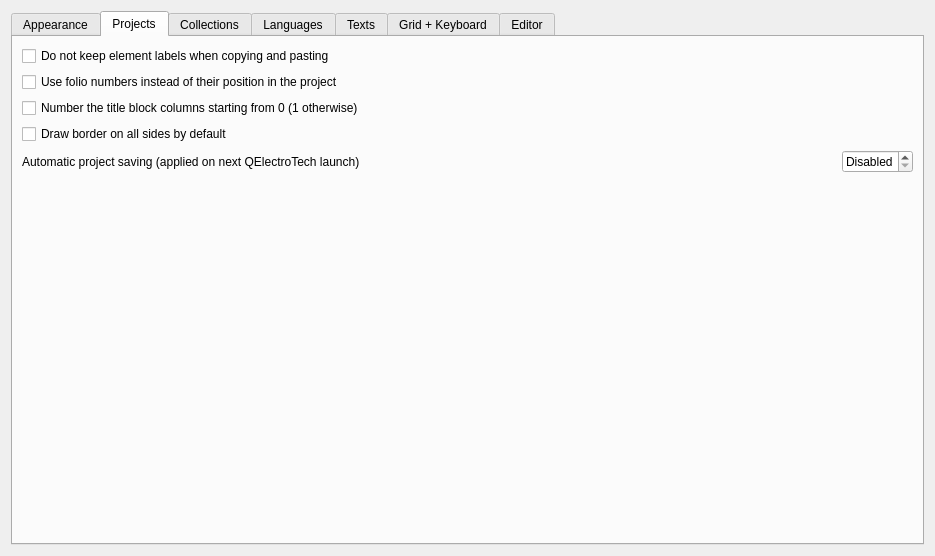
<?xml version="1.0" encoding="UTF-8"?>
<ui version="4.0">
 <class>GeneralConfigurationPage</class>
 <widget class="QWidget" name="GeneralConfigurationPage">
  <property name="geometry">
   <rect>
    <x>0</x>
    <y>0</y>
    <width>935</width>
    <height>556</height>
   </rect>
  </property>
  <property name="windowTitle">
   <string>Form</string>
  </property>
  <layout class="QVBoxLayout" name="verticalLayout_6">
   <item>
    <widget class="QTabWidget" name="tabWidget">
     <property name="currentIndex">
      <number>1</number>
     </property>
     <widget class="QWidget" name="tab_3">
      <attribute name="title">
       <string>Appearance</string>
      </attribute>
      <layout class="QVBoxLayout" name="verticalLayout">
       <item>
        <widget class="QCheckBox" name="m_use_system_color_cb">
         <property name="text">
          <string>Use system colors</string>
         </property>
        </widget>
       </item>
       <item>
        <widget class="Line" name="line">
         <property name="orientation">
          <enum>Qt::Horizontal</enum>
         </property>
        </widget>
       </item>
       <item>
        <widget class="QCheckBox" name="m_use_gesture_trackpad">
         <property name="text">
          <string>Use touchpad gestures</string>
         </property>
        </widget>
       </item>
       <item>
        <widget class="QCheckBox" name="m_zoom_out_beyond_folio">
         <property name="text">
          <string>Allow zooming out beyond the folio</string>
         </property>
        </widget>
       </item>
       <item>
        <widget class="Line" name="line_2">
         <property name="orientation">
          <enum>Qt::Horizontal</enum>
         </property>
        </widget>
       </item>
       <item>
        <widget class="QRadioButton" name="m_use_windows_mode_rb">
         <property name="text">
          <string>Use windows (applied to the next launch of QElectroTech)</string>
         </property>
        </widget>
       </item>
       <item>
        <widget class="QRadioButton" name="m_use_tab_mode_rb">
         <property name="text">
          <string>Use tabs (applied to the next QElectroTech launch)</string>
         </property>
        </widget>
       </item>
       <item>
        <widget class="Line" name="line_4">
         <property name="orientation">
          <enum>Qt::Horizontal</enum>
         </property>
        </widget>
       </item>
       <item>
        <widget class="QWidget" name="m_hdpi_round_policy_widget" native="true">
         <layout class="QHBoxLayout" name="horizontalLayout">
          <property name="leftMargin">
           <number>0</number>
          </property>
          <property name="topMargin">
           <number>0</number>
          </property>
          <property name="rightMargin">
           <number>0</number>
          </property>
          <property name="bottomMargin">
           <number>0</number>
          </property>
          <item>
           <widget class="QLabel" name="label_2">
            <property name="text">
             <string>High pixel density (hdpi) displays scaling method (applied to the next launch of QElectroTech) :</string>
            </property>
           </widget>
          </item>
          <item>
           <widget class="QComboBox" name="m_hdpi_round_policy_cb"/>
          </item>
         </layout>
        </widget>
       </item>
       <item>
        <spacer name="verticalSpacer">
         <property name="orientation">
          <enum>Qt::Vertical</enum>
         </property>
         <property name="sizeHint" stdset="0">
          <size>
           <width>20</width>
           <height>40</height>
          </size>
         </property>
        </spacer>
       </item>
      </layout>
     </widget>
     <widget class="QWidget" name="tab_4">
      <attribute name="title">
       <string>Projects</string>
      </attribute>
      <layout class="QGridLayout" name="gridLayout_2">
       <item row="1" column="0">
        <widget class="QCheckBox" name="m_use_folio_label">
         <property name="text">
          <string>Use folio numbers instead of their position in the project</string>
         </property>
        </widget>
       </item>
       <item row="4" column="0">
        <widget class="QLabel" name="label">
         <property name="text">
          <string>Automatic project saving (applied on next QElectroTech launch)</string>
         </property>
        </widget>
       </item>
       <item row="4" column="2">
        <widget class="QSpinBox" name="m_autosave_sb">
         <property name="frame">
          <bool>true</bool>
         </property>
         <property name="specialValueText">
          <string>Disabled</string>
         </property>
         <property name="accelerated">
          <bool>true</bool>
         </property>
         <property name="suffix">
          <string comment="minute"> min</string>
         </property>
         <property name="maximum">
          <number>200</number>
         </property>
         <property name="singleStep">
          <number>10</number>
         </property>
        </widget>
       </item>
       <item row="0" column="0">
        <widget class="QCheckBox" name="m_save_label_paste">
         <property name="text">
          <string>Do not keep element labels when copying and pasting</string>
         </property>
        </widget>
       </item>
       <item row="2" column="0">
        <widget class="QCheckBox" name="m_border_0">
         <property name="text">
          <string extracomment="Choice of starting increment 1 or 0">Number the title block columns starting from 0 (1 otherwise)</string>
         </property>
        </widget>
       </item>
       <item row="3" column="0">
        <widget class="QCheckBox" name="m_border_all_sides">
         <property name="text">
          <string>Draw border on all sides by default</string>
         </property>
         <property name="toolTip">
          <string>When enabled, the border will be drawn on all four sides by default for new diagrams.</string>
         </property>
        </widget>
       </item>
       <item row="4" column="1">
        <spacer name="horizontalSpacer">
         <property name="orientation">
          <enum>Qt::Horizontal</enum>
         </property>
         <property name="sizeHint" stdset="0">
          <size>
           <width>40</width>
           <height>20</height>
          </size>
         </property>
        </spacer>
       </item>
       <item row="5" column="0">
        <spacer name="verticalSpacer_2">
         <property name="orientation">
          <enum>Qt::Vertical</enum>
         </property>
         <property name="sizeHint" stdset="0">
          <size>
           <width>20</width>
           <height>40</height>
          </size>
         </property>
        </spacer>
       </item>
      </layout>
     </widget>
     <widget class="QWidget" name="tab_5">
      <attribute name="title">
       <string>Collections</string>
      </attribute>
      <layout class="QVBoxLayout" name="verticalLayout_2">
       <item>
        <widget class="QGroupBox" name="groupBox_5">
         <property name="title">
          <string>Access to the collections</string>
         </property>
         <property name="alignment">
          <set>Qt::AlignLeading|Qt::AlignLeft|Qt::AlignTop</set>
         </property>
         <property name="flat">
          <bool>false</bool>
         </property>
         <layout class="QGridLayout" name="gridLayout">
          <item row="1" column="0">
           <widget class="QLabel" name="label_7">
            <property name="text">
             <string>Common collection directory</string>
            </property>
           </widget>
          </item>
          <item row="1" column="1">
           <widget class="QComboBox" name="m_common_elmt_path_cb">
            <item>
             <property name="text">
              <string>By default</string>
             </property>
            </item>
            <item>
             <property name="text">
              <string>Browse...</string>
             </property>
            </item>
           </widget>
          </item>
          <item row="2" column="0">
           <widget class="QLabel" name="label_16">
            <property name="text">
             <string>Company collection directory</string>
            </property>
           </widget>
          </item>
          <item row="2" column="1">
           <widget class="QComboBox" name="m_company_elmt_path_cb">
            <item>
             <property name="text">
              <string>By default</string>
             </property>
            </item>
            <item>
             <property name="text">
              <string>Browse...</string>
             </property>
            </item>
           </widget>
          </item>
          <item row="3" column="0">
           <widget class="QLabel" name="label_17">
            <property name="text">
             <string>Company title block directory</string>
            </property>
           </widget>
          </item>
          <item row="3" column="1">
           <widget class="QComboBox" name="m_company_tbt_path_cb">
            <item>
             <property name="text">
              <string>By default</string>
             </property>
            </item>
            <item>
             <property name="text">
              <string>Browse...</string>
             </property>
            </item>
           </widget>
          </item>
          <item row="4" column="0">
           <widget class="QLabel" name="label_8">
            <property name="text">
             <string>User collection directory</string>
            </property>
           </widget>
          </item>
          <item row="4" column="1">
           <widget class="QComboBox" name="m_custom_elmt_path_cb">
            <item>
             <property name="text">
              <string>By default</string>
             </property>
            </item>
            <item>
             <property name="text">
              <string>Browse...</string>
             </property>
            </item>
           </widget>
          </item>
          <item row="5" column="0">
           <widget class="QLabel" name="label_10">
            <property name="text">
             <string>User title blocks directory</string>
            </property>
           </widget>
          </item>
          <item row="5" column="1">
           <widget class="QComboBox" name="m_custom_tbt_path_cb">
            <item>
             <property name="text">
              <string>By default</string>
             </property>
            </item>
            <item>
             <property name="text">
              <string>Browse...</string>
             </property>
            </item>
           </widget>
          </item>
          <item row="6" column="1">
           <widget class="QLabel" name="label_9">
            <property name="text">
             <string>(Reload element collections to apply changes)</string>
            </property>
           </widget>
          </item>
         </layout>
        </widget>
       </item>
       <item>
        <widget class="QGroupBox" name="groupBox_3">
         <property name="title">
          <string>Element management</string>
         </property>
         <property name="alignment">
          <set>Qt::AlignLeading|Qt::AlignLeft|Qt::AlignTop</set>
         </property>
         <layout class="QVBoxLayout" name="verticalLayout_4">
          <item>
           <widget class="QCheckBox" name="m_highlight_integrated_elements">
            <property name="text">
             <string>Highlight newly integrated elements in the panel</string>
            </property>
           </widget>
          </item>
          <item>
           <widget class="QLabel" name="label_4">
            <property name="text">
             <string>Each element includes information about its authors, its license, or any other information you deem useful in a free field.
Here you can specify the default value of this field for the elements you will create :</string>
            </property>
            <property name="scaledContents">
             <bool>false</bool>
            </property>
            <property name="wordWrap">
             <bool>true</bool>
            </property>
           </widget>
          </item>
          <item>
           <widget class="QTextEdit" name="m_default_elements_info">
            <property name="minimumSize">
             <size>
              <width>0</width>
              <height>50</height>
             </size>
            </property>
           </widget>
          </item>
         </layout>
        </widget>
       </item>
      </layout>
     </widget>
     <widget class="QWidget" name="tab_6">
      <attribute name="title">
       <string>Languages</string>
      </attribute>
      <layout class="QGridLayout" name="gridLayout_3">
       <item row="0" column="0">
        <widget class="QComboBox" name="m_lang_cb"/>
       </item>
       <item row="0" column="1">
        <widget class="QLabel" name="label_6">
         <property name="text">
          <string>Applied to the next launch of QElectroTech</string>
         </property>
        </widget>
       </item>
       <item row="1" column="0">
        <spacer name="verticalSpacer_3">
         <property name="orientation">
          <enum>Qt::Vertical</enum>
         </property>
         <property name="sizeHint" stdset="0">
          <size>
           <width>20</width>
           <height>421</height>
          </size>
         </property>
        </spacer>
       </item>
       <item row="0" column="2">
        <spacer name="horizontalSpacer_2">
         <property name="orientation">
          <enum>Qt::Horizontal</enum>
         </property>
         <property name="sizeHint" stdset="0">
          <size>
           <width>40</width>
           <height>20</height>
          </size>
         </property>
        </spacer>
       </item>
      </layout>
     </widget>
     <widget class="QWidget" name="tab">
      <attribute name="title">
       <string>Texts</string>
      </attribute>
      <layout class="QVBoxLayout" name="verticalLayout_3">
       <item>
        <widget class="QLabel" name="label_15">
         <property name="text">
          <string>Here you can define the default appearance of the different texts of QElectroTech</string>
         </property>
        </widget>
       </item>
       <item>
        <widget class="Line" name="line_3">
         <property name="orientation">
          <enum>Qt::Horizontal</enum>
         </property>
        </widget>
       </item>
       <item>
        <widget class="QGroupBox" name="groupBox_6">
         <property name="title">
          <string>Element texts</string>
         </property>
         <layout class="QGridLayout" name="gridLayout_4">
          <item row="2" column="2">
           <widget class="QSpinBox" name="m_dyn_text_width_sb">
            <property name="minimum">
             <number>-1</number>
            </property>
           </widget>
          </item>
          <item row="0" column="0">
           <widget class="QLabel" name="label_12">
            <property name="text">
             <string>Font :</string>
            </property>
           </widget>
          </item>
          <item row="1" column="2">
           <widget class="QSpinBox" name="m_dyn_text_rotation_sb">
            <property name="wrapping">
             <bool>true</bool>
            </property>
            <property name="suffix">
             <string>°</string>
            </property>
            <property name="maximum">
             <number>360</number>
            </property>
           </widget>
          </item>
          <item row="2" column="0">
           <widget class="QLabel" name="label_5">
            <property name="text">
             <string>Length :</string>
            </property>
           </widget>
          </item>
          <item row="0" column="2">
           <widget class="QPushButton" name="m_dyn_text_font_pb"/>
          </item>
          <item row="1" column="0">
           <widget class="QLabel" name="label_11">
            <property name="text">
             <string>Rotation :</string>
            </property>
           </widget>
          </item>
          <item row="0" column="1">
           <spacer name="horizontalSpacer_3">
            <property name="orientation">
             <enum>Qt::Horizontal</enum>
            </property>
            <property name="sizeHint" stdset="0">
             <size>
              <width>40</width>
              <height>20</height>
             </size>
            </property>
           </spacer>
          </item>
         </layout>
        </widget>
       </item>
       <item>
        <widget class="QGroupBox" name="groupBox_7">
         <property name="title">
          <string>Independent texts</string>
         </property>
         <layout class="QGridLayout" name="gridLayout_7">
          <item row="1" column="0">
           <widget class="QLabel" name="label_14">
            <property name="text">
             <string>Rotation :</string>
            </property>
           </widget>
          </item>
          <item row="0" column="0">
           <widget class="QLabel" name="label_13">
            <property name="text">
             <string>Font :</string>
            </property>
           </widget>
          </item>
          <item row="1" column="2">
           <widget class="QSpinBox" name="m_indi_text_rotation_sb">
            <property name="suffix">
             <string>°</string>
            </property>
            <property name="maximum">
             <number>360</number>
            </property>
           </widget>
          </item>
          <item row="0" column="2">
           <widget class="QPushButton" name="m_indi_text_font_pb">
            <property name="text">
             <string/>
            </property>
           </widget>
          </item>
          <item row="0" column="1">
           <spacer name="horizontalSpacer_7">
            <property name="orientation">
             <enum>Qt::Horizontal</enum>
            </property>
            <property name="sizeHint" stdset="0">
             <size>
              <width>40</width>
              <height>20</height>
             </size>
            </property>
           </spacer>
          </item>
         </layout>
        </widget>
       </item>
       <item>
        <widget class="QGroupBox" name="groupBox_9">
         <property name="title">
          <string>Other texts</string>
         </property>
         <layout class="QHBoxLayout" name="horizontalLayout_2">
          <item>
           <widget class="QLabel" name="label_3">
            <property name="text">
             <string>Font :</string>
            </property>
           </widget>
          </item>
          <item>
           <spacer name="horizontalSpacer_9">
            <property name="orientation">
             <enum>Qt::Horizontal</enum>
            </property>
            <property name="sizeHint" stdset="0">
             <size>
              <width>40</width>
              <height>20</height>
             </size>
            </property>
           </spacer>
          </item>
          <item>
           <widget class="QPushButton" name="m_font_pb">
            <property name="text">
             <string/>
            </property>
           </widget>
          </item>
         </layout>
        </widget>
       </item>
       <item>
        <spacer name="verticalSpacer_4">
         <property name="orientation">
          <enum>Qt::Vertical</enum>
         </property>
         <property name="sizeHint" stdset="0">
          <size>
           <width>20</width>
           <height>40</height>
          </size>
         </property>
        </spacer>
       </item>
      </layout>
     </widget>
     <widget class="QWidget" name="GrilleClavier">
      <attribute name="title">
       <string>Grid + Keyboard</string>
      </attribute>
      <layout class="QVBoxLayout" name="verticalLayout_5">
       <item>
        <widget class="QGroupBox" name="groupBox">
         <property name="title">
          <string>Grid : 1 - 30</string>
         </property>
         <property name="flat">
          <bool>false</bool>
         </property>
         <property name="checkable">
          <bool>false</bool>
         </property>
         <layout class="QGridLayout" name="gridLayout_6">
          <item row="0" column="2">
           <widget class="QSpinBox" name="DiagramEditor_xGrid_sb">
            <property name="minimumSize">
             <size>
              <width>80</width>
              <height>0</height>
             </size>
            </property>
            <property name="minimum">
             <number>1</number>
            </property>
            <property name="maximum">
             <number>30</number>
            </property>
            <property name="singleStep">
             <number>1</number>
            </property>
            <property name="value">
             <number>10</number>
            </property>
           </widget>
          </item>
          <item row="1" column="0">
           <widget class="QLabel" name="Label_Diagram_yGrid">
            <property name="text">
             <string>DiagramEditor yGrid</string>
            </property>
           </widget>
          </item>
          <item row="2" column="0">
           <widget class="QLabel" name="Label_Grid_Tip">
            <property name="text">
             <string>The grid must be active to see the changes.</string>
            </property>
           </widget>
          </item>
          <item row="1" column="2">
           <widget class="QSpinBox" name="DiagramEditor_yGrid_sb">
            <property name="minimumSize">
             <size>
              <width>80</width>
              <height>0</height>
             </size>
            </property>
            <property name="minimum">
             <number>1</number>
            </property>
            <property name="maximum">
             <number>30</number>
            </property>
            <property name="value">
             <number>10</number>
            </property>
           </widget>
          </item>
          <item row="0" column="0">
           <widget class="QLabel" name="Label_Diagram_xGrid">
            <property name="text">
             <string>DiagramEditor xGrid</string>
            </property>
           </widget>
          </item>
          <item row="0" column="1">
           <spacer name="horizontalSpacer_6">
            <property name="orientation">
             <enum>Qt::Horizontal</enum>
            </property>
            <property name="sizeHint" stdset="0">
             <size>
              <width>40</width>
              <height>20</height>
             </size>
            </property>
           </spacer>
          </item>
         </layout>
        </widget>
       </item>
       <item>
        <widget class="QGroupBox" name="groupBox_2">
         <property name="title">
          <string>Move using keyboard : 1 - 30</string>
         </property>
         <layout class="QGridLayout" name="gridLayout_10">
          <item row="0" column="2">
           <widget class="QSpinBox" name="DiagramEditor_xKeyGrid_sb">
            <property name="minimumSize">
             <size>
              <width>80</width>
              <height>0</height>
             </size>
            </property>
            <property name="minimum">
             <number>1</number>
            </property>
            <property name="maximum">
             <number>30</number>
            </property>
            <property name="singleStep">
             <number>1</number>
            </property>
            <property name="value">
             <number>10</number>
            </property>
           </widget>
          </item>
          <item row="1" column="2">
           <widget class="QSpinBox" name="DiagramEditor_yKeyGrid_sb">
            <property name="minimumSize">
             <size>
              <width>80</width>
              <height>0</height>
             </size>
            </property>
            <property name="minimum">
             <number>1</number>
            </property>
            <property name="maximum">
             <number>30</number>
            </property>
            <property name="singleStep">
             <number>1</number>
            </property>
            <property name="value">
             <number>10</number>
            </property>
           </widget>
          </item>
          <item row="0" column="0">
           <widget class="QLabel" name="Label_Diagram_Key_xGrid">
            <property name="text">
             <string>Diagram editor (key: left / right) xGrid</string>
            </property>
           </widget>
          </item>
          <item row="1" column="0">
           <widget class="QLabel" name="Label_Diagram_Key_yGrid">
            <property name="text">
             <string>Diagram editor (key: up / down) yGrid</string>
            </property>
           </widget>
          </item>
          <item row="0" column="1">
           <spacer name="horizontalSpacer_5">
            <property name="orientation">
             <enum>Qt::Horizontal</enum>
            </property>
            <property name="sizeHint" stdset="0">
             <size>
              <width>40</width>
              <height>20</height>
             </size>
            </property>
           </spacer>
          </item>
         </layout>
        </widget>
       </item>
       <item>
        <widget class="QGroupBox" name="groupBox_4">
         <property name="title">
          <string>Keyboard movement with the ALT key : 1 - 9</string>
         </property>
         <layout class="QGridLayout" name="gridLayout_11">
          <item row="0" column="1">
           <widget class="QLabel" name="Label_Diagram_Key_xGrid_ALT">
            <property name="text">
             <string>Diagram editor (key: left / right) xGrid</string>
            </property>
           </widget>
          </item>
          <item row="1" column="3">
           <widget class="QSpinBox" name="DiagramEditor_yKeyGridFine_sb">
            <property name="minimumSize">
             <size>
              <width>80</width>
              <height>0</height>
             </size>
            </property>
            <property name="minimum">
             <number>1</number>
            </property>
            <property name="maximum">
             <number>9</number>
            </property>
            <property name="singleStep">
             <number>1</number>
            </property>
            <property name="value">
             <number>1</number>
            </property>
           </widget>
          </item>
          <item row="1" column="1">
           <widget class="QLabel" name="Label_Diagram_Key_yGrid_ALT">
            <property name="text">
             <string>Diagram editor (key: up / down) yGrid</string>
            </property>
           </widget>
          </item>
          <item row="0" column="3">
           <widget class="QSpinBox" name="DiagramEditor_xKeyGridFine_sb">
            <property name="minimumSize">
             <size>
              <width>80</width>
              <height>0</height>
             </size>
            </property>
            <property name="minimum">
             <number>1</number>
            </property>
            <property name="maximum">
             <number>9</number>
            </property>
            <property name="singleStep">
             <number>1</number>
            </property>
            <property name="value">
             <number>1</number>
            </property>
           </widget>
          </item>
          <item row="0" column="2">
           <spacer name="horizontalSpacer_4">
            <property name="orientation">
             <enum>Qt::Horizontal</enum>
            </property>
            <property name="sizeHint" stdset="0">
             <size>
              <width>40</width>
              <height>20</height>
             </size>
            </property>
           </spacer>
          </item>
         </layout>
        </widget>
       </item>
       <item>
        <widget class="QGroupBox" name="groupBox_8">
         <property name="title">
          <string>Grid Display</string>
         </property>
         <layout class="QGridLayout" name="gridLayout_5">
          <item row="0" column="1">
           <spacer name="horizontalSpacer_10">
            <property name="orientation">
             <enum>Qt::Horizontal</enum>
            </property>
            <property name="sizeHint" stdset="0">
             <size>
              <width>555</width>
              <height>20</height>
             </size>
            </property>
           </spacer>
          </item>
          <item row="0" column="4">
           <widget class="QLabel" name="label_18">
            <property name="text">
             <string>max:</string>
            </property>
           </widget>
          </item>
          <item row="0" column="0">
           <widget class="QLabel" name="Label_Diagram_Grid_PointSize">
            <property name="text">
             <string>Diagram editor grid point size : 1 - 5</string>
            </property>
           </widget>
          </item>
          <item row="0" column="5">
           <widget class="QSpinBox" name="DiagramEditor_Grid_PointSize_max_sb">
            <property name="minimumSize">
             <size>
              <width>60</width>
              <height>0</height>
             </size>
            </property>
            <property name="minimum">
             <number>1</number>
            </property>
            <property name="maximum">
             <number>5</number>
            </property>
           </widget>
          </item>
          <item row="0" column="2">
           <widget class="QLabel" name="label_19">
            <property name="text">
             <string>min:</string>
            </property>
           </widget>
          </item>
          <item row="0" column="3">
           <widget class="QSpinBox" name="DiagramEditor_Grid_PointSize_min_sb">
            <property name="minimumSize">
             <size>
              <width>60</width>
              <height>0</height>
             </size>
            </property>
            <property name="minimum">
             <number>1</number>
            </property>
            <property name="maximum">
             <number>5</number>
            </property>
           </widget>
          </item>
          <item row="1" column="0">
           <widget class="QLabel" name="label_20">
            <property name="text">
             <string>Element editor grid point size : 1 - 5</string>
            </property>
           </widget>
          </item>
          <item row="1" column="5">
           <widget class="QSpinBox" name="ElementEditor_Grid_PointSize_max_sb">
            <property name="minimumSize">
             <size>
              <width>60</width>
              <height>0</height>
             </size>
            </property>
            <property name="minimum">
             <number>1</number>
            </property>
            <property name="maximum">
             <number>5</number>
            </property>
           </widget>
          </item>
          <item row="1" column="4">
           <widget class="QLabel" name="label_21">
            <property name="text">
             <string>max:</string>
            </property>
           </widget>
          </item>
          <item row="1" column="3">
           <widget class="QSpinBox" name="ElementEditor_Grid_PointSize_min_sb">
            <property name="minimumSize">
             <size>
              <width>60</width>
              <height>0</height>
             </size>
            </property>
            <property name="minimum">
             <number>1</number>
            </property>
            <property name="maximum">
             <number>5</number>
            </property>
           </widget>
          </item>
          <item row="1" column="2">
           <widget class="QLabel" name="label_22">
            <property name="text">
             <string>min:</string>
            </property>
           </widget>
          </item>
         </layout>
        </widget>
       </item>
       <item>
        <spacer name="verticalSpacer_5">
         <property name="orientation">
          <enum>Qt::Vertical</enum>
         </property>
         <property name="sizeHint" stdset="0">
          <size>
           <width>20</width>
           <height>40</height>
          </size>
         </property>
        </spacer>
       </item>
      </layout>
     </widget>
     <widget class="QWidget" name="Editor">
      <attribute name="title">
       <string>Editor</string>
      </attribute>
      <layout class="QVBoxLayout" name="verticalLayout_7">
       <item>
        <layout class="QHBoxLayout" name="horizontalLayout_1">
         <item>
          <widget class="QLabel" name="label_1">
           <property name="text">
            <string>Max. parts in Element Editor List</string>
           </property>
          </widget>
         </item>
         <item>
          <spacer name="horizontalSpacer_8">
           <property name="orientation">
            <enum>Qt::Horizontal</enum>
           </property>
           <property name="sizeHint" stdset="0">
            <size>
             <width>40</width>
             <height>20</height>
            </size>
           </property>
          </spacer>
         </item>
         <item>
          <widget class="QSpinBox" name="MaxPartsElementEditorList_sb">
           <property name="minimum">
            <number>1</number>
           </property>
           <property name="maximum">
            <number>10000</number>
           </property>
           <property name="value">
            <number>200</number>
           </property>
          </widget>
         </item>
        </layout>
       </item>
       <item>
        <spacer name="verticalSpacer_6">
         <property name="orientation">
          <enum>Qt::Vertical</enum>
         </property>
         <property name="sizeHint" stdset="0">
          <size>
           <width>20</width>
           <height>40</height>
          </size>
         </property>
        </spacer>
       </item>
      </layout>
     </widget>
    </widget>
   </item>
  </layout>
 </widget>
 <tabstops>
  <tabstop>tabWidget</tabstop>
  <tabstop>m_use_system_color_cb</tabstop>
  <tabstop>m_use_gesture_trackpad</tabstop>
  <tabstop>m_zoom_out_beyond_folio</tabstop>
  <tabstop>m_use_windows_mode_rb</tabstop>
  <tabstop>m_use_tab_mode_rb</tabstop>
  <tabstop>m_save_label_paste</tabstop>
  <tabstop>m_use_folio_label</tabstop>
  <tabstop>m_border_0</tabstop>
  <tabstop>m_autosave_sb</tabstop>
  <tabstop>m_common_elmt_path_cb</tabstop>
  <tabstop>m_custom_elmt_path_cb</tabstop>
  <tabstop>m_custom_tbt_path_cb</tabstop>
  <tabstop>m_highlight_integrated_elements</tabstop>
  <tabstop>m_default_elements_info</tabstop>
  <tabstop>m_lang_cb</tabstop>
  <tabstop>m_dyn_text_font_pb</tabstop>
  <tabstop>m_dyn_text_rotation_sb</tabstop>
  <tabstop>m_dyn_text_width_sb</tabstop>
  <tabstop>m_indi_text_font_pb</tabstop>
  <tabstop>m_indi_text_rotation_sb</tabstop>
  <tabstop>m_font_pb</tabstop>
  <tabstop>DiagramEditor_xGrid_sb</tabstop>
  <tabstop>DiagramEditor_yGrid_sb</tabstop>
  <tabstop>DiagramEditor_xKeyGrid_sb</tabstop>
  <tabstop>DiagramEditor_yKeyGrid_sb</tabstop>
  <tabstop>DiagramEditor_xKeyGridFine_sb</tabstop>
  <tabstop>DiagramEditor_yKeyGridFine_sb</tabstop>
 </tabstops>
 <resources/>
 <connections/>
</ui>
